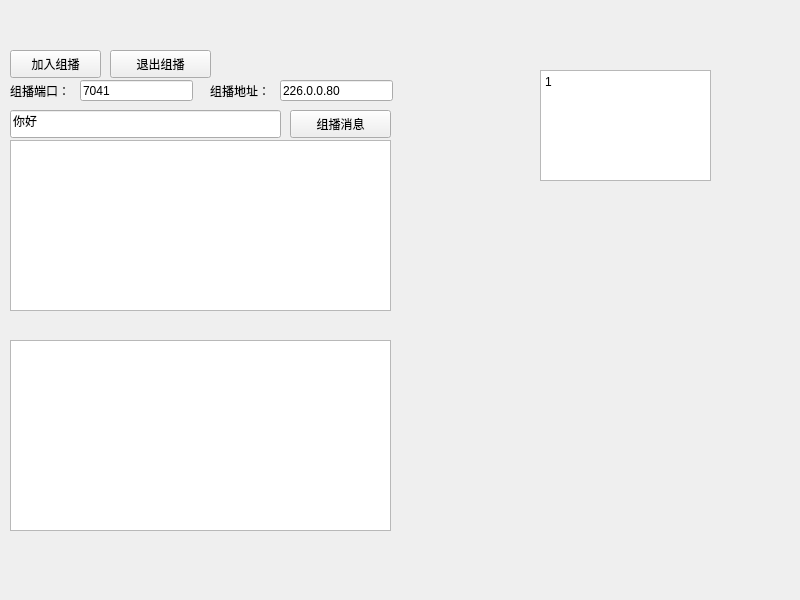
<?xml version="1.0" encoding="UTF-8"?>
<ui version="4.0">
 <class>Widget</class>
 <widget class="QWidget" name="Widget">
  <property name="geometry">
   <rect>
    <x>0</x>
    <y>0</y>
    <width>800</width>
    <height>600</height>
   </rect>
  </property>
  <property name="windowTitle">
   <string>Widget</string>
  </property>
  <widget class="QPushButton" name="but_connect">
   <property name="geometry">
    <rect>
     <x>10</x>
     <y>50</y>
     <width>91</width>
     <height>28</height>
    </rect>
   </property>
   <property name="text">
    <string>加入组播</string>
   </property>
  </widget>
  <widget class="QTextEdit" name="text_send">
   <property name="geometry">
    <rect>
     <x>540</x>
     <y>70</y>
     <width>171</width>
     <height>111</height>
    </rect>
   </property>
   <property name="html">
    <string>&lt;!DOCTYPE HTML PUBLIC &quot;-//W3C//DTD HTML 4.0//EN&quot; &quot;http://www.w3.org/TR/REC-html40/strict.dtd&quot;&gt;
&lt;html&gt;&lt;head&gt;&lt;meta name=&quot;qrichtext&quot; content=&quot;1&quot; /&gt;&lt;style type=&quot;text/css&quot;&gt;
p, li { white-space: pre-wrap; }
&lt;/style&gt;&lt;/head&gt;&lt;body style=&quot; font-family:'SimSun'; font-size:9pt; font-weight:400; font-style:normal;&quot;&gt;
&lt;p style=&quot; margin-top:0px; margin-bottom:0px; margin-left:0px; margin-right:0px; -qt-block-indent:0; text-indent:0px;&quot;&gt;1&lt;/p&gt;&lt;/body&gt;&lt;/html&gt;</string>
   </property>
  </widget>
  <widget class="QPushButton" name="MulticastMsg">
   <property name="geometry">
    <rect>
     <x>290</x>
     <y>110</y>
     <width>101</width>
     <height>28</height>
    </rect>
   </property>
   <property name="text">
    <string>组播消息</string>
   </property>
  </widget>
  <widget class="QTextEdit" name="text_recv">
   <property name="geometry">
    <rect>
     <x>10</x>
     <y>340</y>
     <width>381</width>
     <height>191</height>
    </rect>
   </property>
  </widget>
  <widget class="QPushButton" name="but_close">
   <property name="geometry">
    <rect>
     <x>110</x>
     <y>50</y>
     <width>101</width>
     <height>28</height>
    </rect>
   </property>
   <property name="text">
    <string>退出组播</string>
   </property>
  </widget>
  <widget class="QLabel" name="label">
   <property name="geometry">
    <rect>
     <x>10</x>
     <y>80</y>
     <width>72</width>
     <height>21</height>
    </rect>
   </property>
   <property name="text">
    <string>组播端口：</string>
   </property>
  </widget>
  <widget class="QLineEdit" name="MulticastPort">
   <property name="geometry">
    <rect>
     <x>80</x>
     <y>80</y>
     <width>113</width>
     <height>21</height>
    </rect>
   </property>
   <property name="text">
    <string>7041</string>
   </property>
  </widget>
  <widget class="QLabel" name="label_2">
   <property name="geometry">
    <rect>
     <x>210</x>
     <y>80</y>
     <width>72</width>
     <height>21</height>
    </rect>
   </property>
   <property name="text">
    <string>组播地址：</string>
   </property>
  </widget>
  <widget class="QLineEdit" name="MulticastAdd">
   <property name="geometry">
    <rect>
     <x>280</x>
     <y>80</y>
     <width>113</width>
     <height>21</height>
    </rect>
   </property>
   <property name="text">
    <string>226.0.0.80</string>
   </property>
  </widget>
  <widget class="QLineEdit" name="ProtocolCmd">
   <property name="geometry">
    <rect>
     <x>10</x>
     <y>110</y>
     <width>271</width>
     <height>28</height>
    </rect>
   </property>
   <property name="text">
    <string>你好</string>
   </property>
  </widget>
  <widget class="QPlainTextEdit" name="plainTextEdit">
   <property name="geometry">
    <rect>
     <x>10</x>
     <y>140</y>
     <width>381</width>
     <height>171</height>
    </rect>
   </property>
  </widget>
 </widget>
 <resources/>
 <connections/>
</ui>
